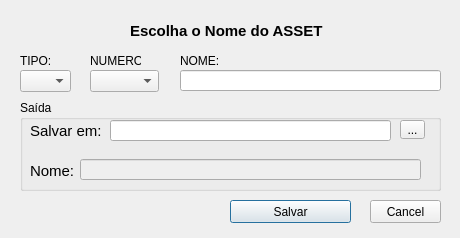
<?xml version="1.0" encoding="UTF-8"?>
<ui version="4.0">
 <class>Dialog</class>
 <widget class="QDialog" name="Dialog">
  <property name="geometry">
   <rect>
    <x>0</x>
    <y>0</y>
    <width>460</width>
    <height>238</height>
   </rect>
  </property>
  <property name="windowTitle">
   <string>Criar ASSET Setup</string>
  </property>
  <widget class="QLabel" name="label">
   <property name="geometry">
    <rect>
     <x>130</x>
     <y>20</y>
     <width>201</width>
     <height>21</height>
    </rect>
   </property>
   <property name="font">
    <font>
     <pointsize>11</pointsize>
     <weight>75</weight>
     <bold>true</bold>
    </font>
   </property>
   <property name="text">
    <string>Escolha o Nome do ASSET</string>
   </property>
  </widget>
  <widget class="QLabel" name="label_2">
   <property name="geometry">
    <rect>
     <x>20</x>
     <y>50</y>
     <width>46</width>
     <height>21</height>
    </rect>
   </property>
   <property name="text">
    <string>TIPO:</string>
   </property>
  </widget>
  <widget class="QLabel" name="label_3">
   <property name="geometry">
    <rect>
     <x>90</x>
     <y>50</y>
     <width>51</width>
     <height>21</height>
    </rect>
   </property>
   <property name="text">
    <string>NUMERO:</string>
   </property>
  </widget>
  <widget class="QLabel" name="label_4">
   <property name="geometry">
    <rect>
     <x>180</x>
     <y>50</y>
     <width>51</width>
     <height>21</height>
    </rect>
   </property>
   <property name="text">
    <string>NOME:</string>
   </property>
  </widget>
  <widget class="QComboBox" name="comboTIPO">
   <property name="geometry">
    <rect>
     <x>20</x>
     <y>70</y>
     <width>51</width>
     <height>22</height>
    </rect>
   </property>
  </widget>
  <widget class="QComboBox" name="comboNUM">
   <property name="geometry">
    <rect>
     <x>90</x>
     <y>70</y>
     <width>69</width>
     <height>22</height>
    </rect>
   </property>
   <property name="editable">
    <bool>false</bool>
   </property>
  </widget>
  <widget class="QLineEdit" name="lineNome">
   <property name="geometry">
    <rect>
     <x>180</x>
     <y>70</y>
     <width>261</width>
     <height>21</height>
    </rect>
   </property>
   <property name="font">
    <font>
     <pointsize>8</pointsize>
     <kerning>false</kerning>
    </font>
   </property>
   <property name="inputMethodHints">
    <set>Qt::ImhUppercaseOnly</set>
   </property>
   <property name="alignment">
    <set>Qt::AlignBottom|Qt::AlignLeading|Qt::AlignLeft</set>
   </property>
   <property name="dragEnabled">
    <bool>false</bool>
   </property>
   <property name="readOnly">
    <bool>false</bool>
   </property>
  </widget>
  <widget class="QPushButton" name="salvarButton">
   <property name="geometry">
    <rect>
     <x>230</x>
     <y>200</y>
     <width>121</width>
     <height>23</height>
    </rect>
   </property>
   <property name="text">
    <string>Salvar</string>
   </property>
  </widget>
  <widget class="QPushButton" name="cancelButton">
   <property name="geometry">
    <rect>
     <x>370</x>
     <y>200</y>
     <width>71</width>
     <height>23</height>
    </rect>
   </property>
   <property name="text">
    <string>Cancel</string>
   </property>
  </widget>
  <widget class="QGroupBox" name="groupSaida">
   <property name="geometry">
    <rect>
     <x>20</x>
     <y>100</y>
     <width>421</width>
     <height>91</height>
    </rect>
   </property>
   <property name="title">
    <string>Saída</string>
   </property>
   <widget class="QLabel" name="label_5">
    <property name="enabled">
     <bool>true</bool>
    </property>
    <property name="geometry">
     <rect>
      <x>10</x>
      <y>60</y>
      <width>46</width>
      <height>21</height>
     </rect>
    </property>
    <property name="font">
     <font>
      <pointsize>11</pointsize>
     </font>
    </property>
    <property name="text">
     <string>Nome:</string>
    </property>
   </widget>
   <widget class="QLineEdit" name="labelSAIDA">
    <property name="enabled">
     <bool>false</bool>
    </property>
    <property name="geometry">
     <rect>
      <x>60</x>
      <y>59</y>
      <width>341</width>
      <height>21</height>
     </rect>
    </property>
    <property name="alignment">
     <set>Qt::AlignBottom|Qt::AlignLeading|Qt::AlignLeft</set>
    </property>
   </widget>
   <widget class="QLabel" name="label_6">
    <property name="enabled">
     <bool>true</bool>
    </property>
    <property name="geometry">
     <rect>
      <x>10</x>
      <y>20</y>
      <width>71</width>
      <height>21</height>
     </rect>
    </property>
    <property name="font">
     <font>
      <pointsize>11</pointsize>
     </font>
    </property>
    <property name="text">
     <string>Salvar em:</string>
    </property>
   </widget>
   <widget class="QLineEdit" name="linePath">
    <property name="enabled">
     <bool>true</bool>
    </property>
    <property name="geometry">
     <rect>
      <x>90</x>
      <y>20</y>
      <width>281</width>
      <height>21</height>
     </rect>
    </property>
    <property name="alignment">
     <set>Qt::AlignBottom|Qt::AlignLeading|Qt::AlignLeft</set>
    </property>
   </widget>
   <widget class="QToolButton" name="toolButton">
    <property name="geometry">
     <rect>
      <x>380</x>
      <y>20</y>
      <width>25</width>
      <height>19</height>
     </rect>
    </property>
    <property name="text">
     <string>...</string>
    </property>
   </widget>
  </widget>
 </widget>
 <resources/>
 <connections/>
</ui>
